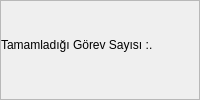
                            <widget class="QFrame" name="frame_35">
                             <property name="frameShape">
                              <enum>QFrame::StyledPanel</enum>
                             </property>
                             <property name="frameShadow">
                              <enum>QFrame::Raised</enum>
                             </property>
                             <layout class="QHBoxLayout" name="horizontalLayout_58">
                              <property name="spacing">
                               <number>0</number>
                              </property>
                              <property name="leftMargin">
                               <number>0</number>
                              </property>
                              <property name="topMargin">
                               <number>0</number>
                              </property>
                              <property name="rightMargin">
                               <number>0</number>
                              </property>
                              <item>
                               <widget class="QLabel" name="label_35">
                                <property name="sizePolicy">
                                 <sizepolicy hsizetype="Maximum" vsizetype="Preferred">
                                  <horstretch>0</horstretch>
                                  <verstretch>0</verstretch>
                                 </sizepolicy>
                                </property>
                                <property name="styleSheet">
                                 <string notr="true">font: 600 11pt &quot;Montserrat&quot;;</string>
                                </property>
                                <property name="text">
                                 <string>Tamamladığı </string>
                                </property>
                               </widget>
                              </item>
                              <item>
                               <widget class="QLabel" name="label_36">
                                <property name="sizePolicy">
                                 <sizepolicy hsizetype="Maximum" vsizetype="Preferred">
                                  <horstretch>0</horstretch>
                                  <verstretch>0</verstretch>
                                 </sizepolicy>
                                </property>
                                <property name="styleSheet">
                                 <string notr="true">font:  10pt &quot;Montserrat&quot;;</string>
                                </property>
                                <property name="text">
                                 <string>Görev Sayısı :</string>
                                </property>
                               </widget>
                              </item>
                              <item>
                               <widget class="QLabel" name="label_37">
                                <property name="styleSheet">
                                 <string notr="true">font: 600 10pt &quot;Montserrat&quot;;</string>
                                </property>
                                <property name="text">
                                 <string>.</string>
                                </property>
                               </widget>
                              </item>
                             </layout>
                            </widget>
